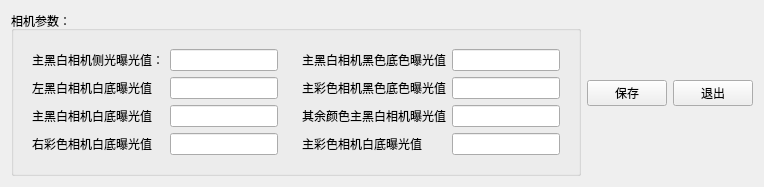
    <widget class="QWidget" name="widget_3" native="true">
     <property name="maximumSize">
      <size>
       <width>16777215</width>
       <height>180</height>
      </size>
     </property>
     <layout class="QHBoxLayout" name="horizontalLayout_3">
      <item>
       <widget class="QGroupBox" name="groupBox">
        <property name="title">
         <string>相机参数：</string>
        </property>
        <layout class="QHBoxLayout" name="horizontalLayout">
         <item>
          <widget class="QWidget" name="widget" native="true">
           <property name="maximumSize">
            <size>
             <width>16777215</width>
             <height>16777215</height>
            </size>
           </property>
           <layout class="QFormLayout" name="formLayout">
            <item row="0" column="0">
             <widget class="QLabel" name="label">
              <property name="text">
               <string>主黑白相机侧光曝光值：</string>
              </property>
             </widget>
            </item>
            <item row="0" column="1">
             <widget class="QLineEdit" name="lineEdit"/>
            </item>
            <item row="1" column="0">
             <widget class="QLabel" name="label_2">
              <property name="text">
               <string>左黑白相机白底曝光值</string>
              </property>
             </widget>
            </item>
            <item row="1" column="1">
             <widget class="QLineEdit" name="lineEdit_2"/>
            </item>
            <item row="2" column="0">
             <widget class="QLabel" name="label_3">
              <property name="text">
               <string>主黑白相机白底曝光值</string>
              </property>
             </widget>
            </item>
            <item row="2" column="1">
             <widget class="QLineEdit" name="lineEdit_3"/>
            </item>
            <item row="3" column="0">
             <widget class="QLabel" name="label_4">
              <property name="text">
               <string>右彩色相机白底曝光值</string>
              </property>
             </widget>
            </item>
            <item row="3" column="1">
             <widget class="QLineEdit" name="lineEdit_4"/>
            </item>
           </layout>
          </widget>
         </item>
         <item>
          <widget class="QWidget" name="widget_2" native="true">
           <layout class="QFormLayout" name="formLayout_2">
            <item row="0" column="0">
             <widget class="QLabel" name="label_5">
              <property name="text">
               <string>主黑白相机黑色底色曝光值</string>
              </property>
             </widget>
            </item>
            <item row="0" column="1">
             <widget class="QLineEdit" name="lineEdit_5"/>
            </item>
            <item row="1" column="0">
             <widget class="QLabel" name="label_6">
              <property name="text">
               <string>主彩色相机黑色底色曝光值</string>
              </property>
             </widget>
            </item>
            <item row="1" column="1">
             <widget class="QLineEdit" name="lineEdit_6"/>
            </item>
            <item row="2" column="0">
             <widget class="QLabel" name="label_7">
              <property name="text">
               <string>其余颜色主黑白相机曝光值</string>
              </property>
             </widget>
            </item>
            <item row="2" column="1">
             <widget class="QLineEdit" name="lineEdit_7"/>
            </item>
            <item row="3" column="0">
             <widget class="QLabel" name="label_8">
              <property name="text">
               <string>主彩色相机白底曝光值</string>
              </property>
             </widget>
            </item>
            <item row="3" column="1">
             <widget class="QLineEdit" name="lineEdit_8"/>
            </item>
           </layout>
          </widget>
         </item>
        </layout>
       </widget>
      </item>
      <item>
       <widget class="QPushButton" name="pushButton">
        <property name="text">
         <string>保存</string>
        </property>
       </widget>
      </item>
      <item>
       <widget class="QPushButton" name="pushButton_2">
        <property name="text">
         <string>退出</string>
        </property>
       </widget>
      </item>
     </layout>
    </widget>
